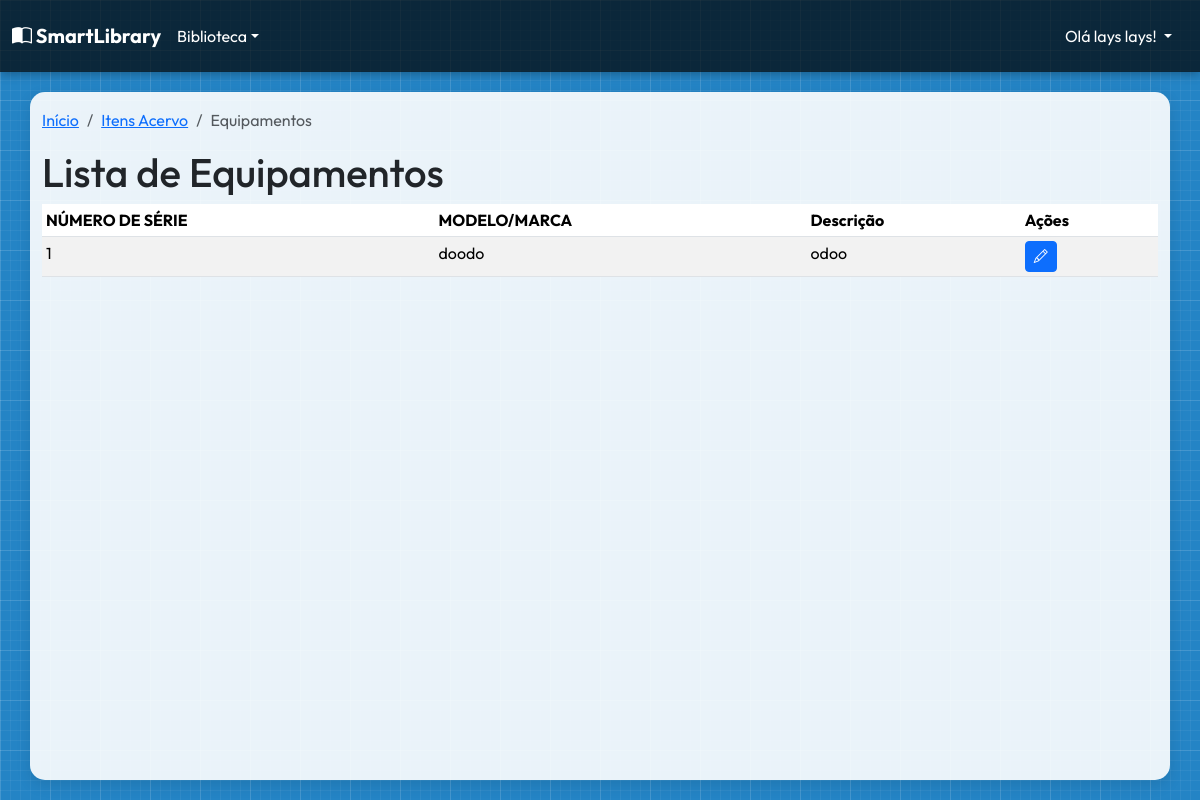
Screenshot of /collection-item/equipment (signed in) with the database file from the repository.
### user/models.py (models this page shows, shortened)
class User(AbstractUser):
    LEITOR = 0
    FUNCIONARIO = 1
    BIBLIOTECARIO = 2
    STATUS_ATIVO = 0
    STATUS_BLOQUEADO = 1
    STATUS_SUSPENSO = 2
    USERS_TYPES_LIST = [
        (LEITOR, "Leitor"),
        (FUNCIONARIO, "Funcionário"),
        (BIBLIOTECARIO, "Bibliotecário"),
    ]
    STATUS_CHOICES = [
        (STATUS_ATIVO, "Ativo"),
        (STATUS_BLOQUEADO, "Bloqueado"),
        (STATUS_SUSPENSO, "Suspenso"),
    ]
    type_user = models.PositiveSmallIntegerField(
        choices=USERS_TYPES_LIST, default=LEITOR, verbose_name="Tipo de Usuário"
    )
    status = models.PositiveSmallIntegerField(
        choices=STATUS_CHOICES, default=STATUS_ATIVO, verbose_name="Status"
    )
    last_modified_by = models.ForeignKey(
        "self",
        on_delete=models.SET_NULL,
        null=True,
        blank=True,
        related_name="modifier",
    )
    username = models.CharField(
        max_length=150,
        unique=True,
        verbose_name="Nome Completo",
        validators=[validate_name],
        help_text="Digite seu nome e sobrenome com letra maiúscula no começo",
    )
    cpf = models.CharField(
        max_length=11,
        unique=True,
        verbose_name="CPF",
        validators=[MinLengthValidator(11), validate_cpf],
        help_text="Não use pontos nem traços",
    )
    phone = models.CharField(
        max_length=11,
        verbose_name="Telefone",
        validators=[MinLengthValidator(10), validate_phone],
        help_text="Digite seu número de celular ou telefone fixo, adicione também seu DDD.",
    )
    cgm = models.CharField(
        max_length=10,
        blank=True,
        null=True,
        unique=True,
        verbose_name="CGM",
        validators=[validate_cgm],
        help_text="Código Geral de Matrícula (10 dígitos)",
    )
    USERNAME_FIELD = "username"
    REQUIRED_FIELDS = ["email", "phone", "cpf"]
    class Meta:
        verbose_name = "Usuário"
        verbose_name_plural = "Usuários"
        ordering = ["type_user", "username"]
    def __str__(self):
        return self.username

### collection_item/models.py (models this page shows, shortened)
class CollectionItem(models.Model):
    LIVRO = 0
    NOTEBOOK = 1
    CHROMEBOOK = 2
    TABLET = 3
    COLLECTION_TYPES = [
        (LIVRO, "Livro"),
        (NOTEBOOK, "Notebook"),
        (CHROMEBOOK, "Chromebook"),
        (TABLET, "Tablet"),
    ]
    type = models.PositiveSmallIntegerField(
        choices=COLLECTION_TYPES,
        default=LIVRO,
        verbose_name="Tipo de Acervo",
        null=False,
        blank=False,
    )
    NOVO = 0
    BOM = 1
    REGULAR = 2
    RUIM = 3
    DANIFICADO = 4
    ESTADO_CONSEVACAO = {
        NOVO: "Novo",
        BOM: "Bom",
        REGULAR: "Regular",
        RUIM: "Ruim",
        DANIFICADO: "Danificado",
    }
    preservation = models.PositiveSmallIntegerField(
        verbose_name="Estado de Conservação",
        choices=ESTADO_CONSEVACAO,
        null=False,
        blank=False,
        default=NOVO,
    )
    DISPONIVEL = 0
    EMPRESTADO = 1
    RESERVADO = 2
    INATIVO = 3
    ESTADO_DISPONIVEL = {
        DISPONIVEL: "Disponível",
        EMPRESTADO: "Emprestado",
        RESERVADO: "Reservado",
        INATIVO: "Inativo",
    }
    availability = models.PositiveSmallIntegerField(
        verbose_name="Disponibilidade",
        choices=ESTADO_DISPONIVEL,
        null=False,
        blank=False,
        default=DISPONIVEL,
    )
    class Meta:
        verbose_name = "Item do Acervo"
        verbose_name_plural = "Itens do Acervo"

class Equipment(CollectionItem):
    serial_number = models.CharField(
        verbose_name="Número de Série", max_length=20, primary_key=True
    )
    brand = models.CharField(verbose_name="Marca/Modelo", max_length=100)
    specifications = models.TextField(verbose_name="Especificações")

### collection_item/views.py (the view)
class EquipmentListView(LoginRequiredMixin, ListView):
    model = Equipment
    template_name = "collection_item/equipment_list.html"
    def get_queryset(self):
        return Equipment.objects.all()

### collection_item/templates/collection_item/equipment_list.html (shortened to what this page needs)
{% extends "base.html" %}
{% block breadcrumbs %}
<ol class="breadcrumb">
    <li class="breadcrumb-item"><a href="{% url "home_page" %}">Início</a></li>
    <li class="breadcrumb-item"><a href="{% url "collection_item_list" %}">Itens Acervo</a></li>
    <li class="breadcrumb-item active" aria-current="page">Equipamentos</li>
</ol>
{% endblock breadcrumbs %}
{% block main_content %}
<h1>Lista de Equipamentos</h1>
<div class="table-responsive">
    <table class="table table-striped table-hover table-sm">
        <thead>
            <tr>
                <th>NÚMERO DE SÉRIE</th>
                <th>MODELO/MARCA</th>
                <th>Descrição</th>
                <th>Ações</th>
            </tr>
        </thead>
        <tbody>
            {% for equipment in equipment_list %}
            <tr>
                <td>{{ equipment.serial_number }}</td>
                <td>{{ equipment.brand }}</td>
                <td>{{ equipment.specifications|truncatechars:75 }}</td>
                <td>
                    <div class="btn-group">
                    <a href="{% url 'collection_item_update' equipment.id %}" class="btn btn-sm btn-primary" title="Editar" data-bs-toggle="tooltip" data-bs-title="Editar Equipamento">
                        <i class="bi bi-pencil"></i>
                    </a>
                </td>
            </tr>
            {% empty %}
            <tr>
                <td colspan="4">Nenhum equipamento encontrado.</td>
            </tr>
            {% endfor %}
        </tbody>
    </table>
</div>
{% endblock main_content %}

### user/templates/base.html (shortened to what this page needs)
<!DOCTYPE html>
<html lang="pt-br">
<head>
    <link href="https://cdn.jsdelivr.net/npm/bootstrap@5.3.6/dist/css/bootstrap.min.css" rel="stylesheet">
    <link rel="stylesheet" href="https://cdn.jsdelivr.net/npm/bootstrap-icons@1.13.1/font/bootstrap-icons.min.css">
    <link rel="stylesheet" href="https://cdnjs.cloudflare.com/ajax/libs/font-awesome/6.7.2/css/all.min.css">
</head>
<body>
    <header>
        <nav class="navbar navbar-expand-lg" data-bs-theme="dark" style="width: 100%;">
        <div class="container-fluid">
                <div class="logo">
                    <a class="navbar-brand" href="{% url "home_page" %}"><i class="bi bi-book-half"></i> SmartLibrary</a>
                </div>
                <div class="collapse navbar-collapse" id="navbarNavDropdown">
                    <ul class="navbar-nav flex-fill align-items-center">
                        {% if user.is_authenticated %}
                            <li class="nav-item dropdown">
                                <p class="dropdown-toggle text-white m-0" role="button" data-bs-toggle="dropdown" aria-expanded="false">Biblioteca</p>
                            </li>
                        {% endif %}
                    </ul>
                    <ul class="navbar-nav ms-auto">
                        {% if not user.is_authenticated %}
                            <li class="nav-item p-2">
                                <a class="nav-link active button-jump" href="{% url "user_login" %}"><i class="bi bi-person-circle"></i> Entrar</a>
                            </li>
                        {% else %}
                            <li class="nav-item dropdown p-2">
                                <a class="nav-link dropdown-toggle text-white" href="#" role="button" data-bs-toggle="dropdown" aria-expanded="false">
                                    Olá {{ user }}!
                                </a>
                            </li>
                        {% endif %}
                    </ul>
                </div>
            </div>
        </nav>
    </header>
    <main class="container">
        {% block breadcrumbs %}
        {% endblock breadcrumbs %}
        {% block main_content %}
        {% endblock main_content %}
    </main>
</body>
</html>

### rows the page displays
User: username "lays lays"
Equipment: serial_number "1", brand "doodo", specifications "odoo"
